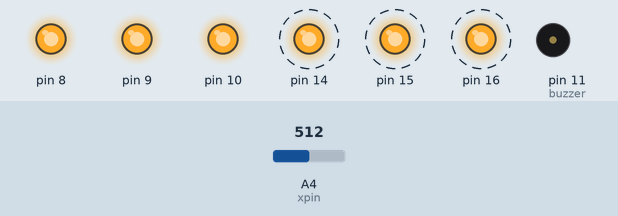
Recording of a sketch running on a simulated Arduino Nano, built with avr-gcc and run on an emulated ATmega328P. Parts: output pins drawn as LEDs (lit = HIGH), buzzer (waves = sounding, pin HIGH). Dashed ring = blinking. The inputs (shaded band) are chosen by the test bench; at power-on: A4 (xpin) = 512.

Above: at 1.2 s.
1.3 s: A4 (xpin) set to 378
4.3 s: A4 (xpin) set to 355
At 4.7 s:
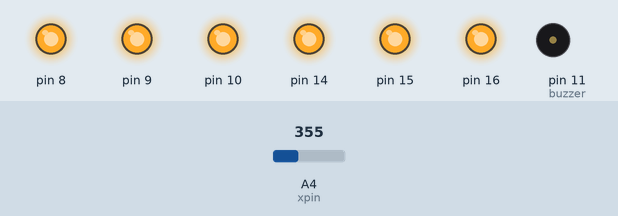
5.8 s: A4 (xpin) set to 312
7.3 s: A4 (xpin) set to 282
At 10.2 s:
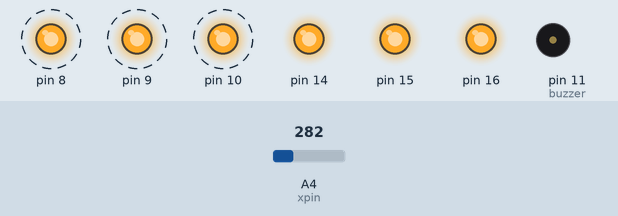
10.3 s: A4 (xpin) set to 306
At 11.1 s:
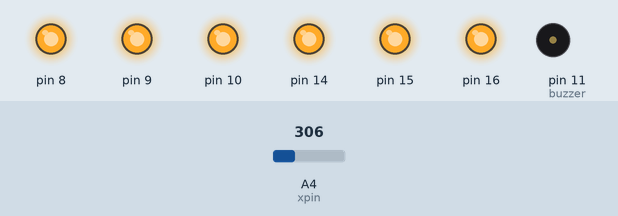
11.8 s: A4 (xpin) set to 290
At 11.95 s:
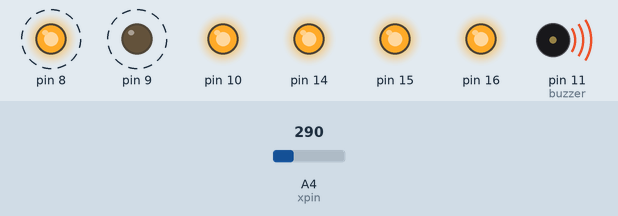
Timing chart, 0 to 15.8 s (numbered marks = the images above; inputs shaded):
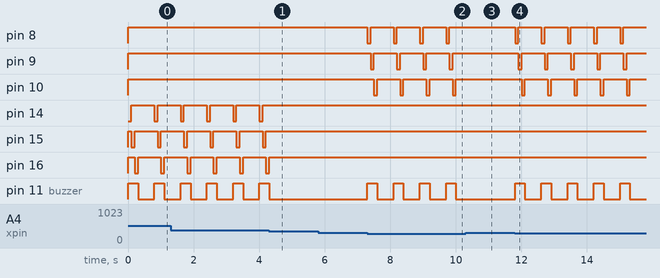

Measured:
- the behaviour switches between 370 and 369 on A4 (xpin) (found by bisection; images 0 and 1)
- the behaviour switches between 301 and 300 on A4 (xpin) (found by bisection; images 1 and 2)
- after the input at 4.3 s, pin 14: stops changing and stays HIGH; pin 15: stays HIGH (without the input it goes to LOW after 0.61 s); pin 16: goes on until 4.3 s, then stays HIGH; pin 11 (buzzer): goes on until 4.3 s, then stays LOW
- after the input at 5.8 s, every drawn part: stays the same
- after the input at 7.3 s, pin 8: alternates HIGH for 0.70 s and LOW for 0.10 s, starting at once; pin 9: alternates HIGH for 0.70 s and LOW for 0.10 s, starting after 0.10 s; pin 10: alternates HIGH for 0.70 s and LOW for 0.10 s, starting after 0.20 s; pin 11 (buzzer): alternates HIGH for 0.30 s and LOW for 0.50 s, starting at once
- after the input at 10.3 s, pin 8–10: stops changing and stays HIGH; pin 11 (buzzer): stops changing and stays LOW
- after the input at 11.8 s, pin 8: alternates HIGH for 0.70 s and LOW for 0.10 s, starting at once; pin 9: alternates HIGH for 0.70 s and LOW for 0.10 s, starting after 0.11 s; pin 10: alternates HIGH for 0.70 s and LOW for 0.10 s, starting after 0.21 s; pin 11 (buzzer): alternates HIGH for 0.30 s and LOW for 0.50 s, starting at once
- by itself, pin 14–16: alternates HIGH for 0.70 s and LOW for 0.10 s
- by itself, pin 11 (buzzer): alternates HIGH for 0.30 s and LOW for 0.50 s

The sketch:

bike_turning_indicator.ino
```cpp
#include<LiquidCrystal.h>
LiquidCrystal lcd(7,6,5,4,3,2);
const int xpin = A4; // x-axis of the accelerometer
const int ypin = A5; // y-axis
const int zpin = A6; // z-axis (only on 3-axis models)
#define buzzer 11
void setup() {

 pinMode(8,OUTPUT);
 pinMode(9,OUTPUT);
 pinMode(10,OUTPUT);
 pinMode(14,OUTPUT);
 pinMode(15,OUTPUT);
 pinMode(16,OUTPUT);
pinMode(buzzer, OUTPUT);
digitalWrite(8, HIGH);
 digitalWrite(9, HIGH);
 digitalWrite(10, HIGH);
 digitalWrite(14, HIGH);
 digitalWrite(15, HIGH);
 digitalWrite(16, HIGH);

 lcd.clear();
 lcd.print(" Automatic BIke ");
 lcd.setCursor(0,1);
 lcd.print(" Indicator System ");

 lcd.clear();
}
void loop() {

 // print the sensor values:
 int a,b,c;
 a=analogRead(xpin);
 a=analogRead(xpin);
 a=analogRead(xpin);
if(a<=300)
{

lcd.setCursor(0,0);
 lcd.print("Left Indicating....");

digitalWrite(11, HIGH);
digitalWrite(8, LOW);
delay(100);
 digitalWrite(8, HIGH);
 digitalWrite(9, LOW);
delay(100);
 digitalWrite(9, HIGH);
 digitalWrite(10, LOW);
 delay(100);
 digitalWrite(10, HIGH);
 digitalWrite(11, LOW);
delay(500);
}
else if(a>=370)
{

 lcd.setCursor(0,0);
 lcd.print("Right Indicating....");

digitalWrite(11, HIGH);
digitalWrite(14, LOW);
delay(100);
 digitalWrite(14, HIGH);
 digitalWrite(15, LOW);
delay(100);
 digitalWrite(15, HIGH);
 digitalWrite(16, LOW);
delay(100);
 digitalWrite(16, HIGH);
 digitalWrite(11, LOW);
delay(500);
}
else
{
 lcd.setCursor(0,0);
 lcd.print("Stable ");
 digitalWrite(8, HIGH);
 digitalWrite(9, HIGH);
 digitalWrite(10, HIGH);
 digitalWrite(14, HIGH);
 digitalWrite(15, HIGH);
 digitalWrite(16, HIGH);
 delay(10);
}
} 
```
